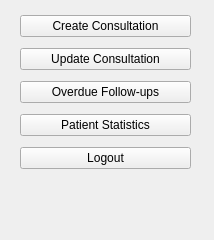
<?xml version="1.0" encoding="UTF-8"?>
<ui version="4.0">
 <class>AssistantWindow</class>
 <widget class="QWidget" name="AssistantWindow">
  <property name="geometry">
   <rect>
    <x>0</x>
    <y>0</y>
    <width>214</width>
    <height>240</height>
   </rect>
  </property>
  <property name="windowTitle">
   <string>Assistant</string>
  </property>
  <widget class="QWidget" name="verticalLayoutWidget">
   <property name="geometry">
    <rect>
     <x>20</x>
     <y>10</y>
     <width>171</width>
     <height>168</height>
    </rect>
   </property>
   <layout class="QVBoxLayout" name="verticalLayout">
    <item>
     <widget class="QPushButton" name="pushButton">
      <property name="text">
       <string>Create Consultation</string>
      </property>
     </widget>
    </item>
    <item>
     <widget class="QPushButton" name="pushButton_3">
      <property name="text">
       <string>Update Consultation</string>
      </property>
     </widget>
    </item>
    <item>
     <widget class="QPushButton" name="pushButton_2">
      <property name="text">
       <string>Overdue Follow-ups</string>
      </property>
     </widget>
    </item>
    <item>
     <widget class="QPushButton" name="pushButton_4">
      <property name="text">
       <string>Patient Statistics</string>
      </property>
     </widget>
    </item>
    <item>
     <widget class="QPushButton" name="pushButton_5">
      <property name="text">
       <string>Logout</string>
      </property>
     </widget>
    </item>
   </layout>
  </widget>
 </widget>
 <resources/>
 <connections/>
</ui>
